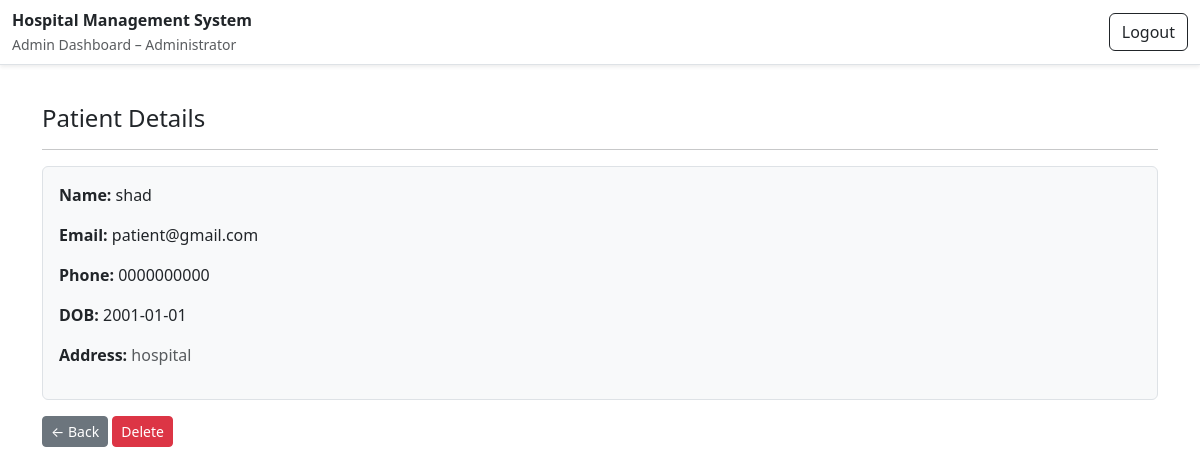
The app's page /admin/patient/1 (signed in) with its own data.
### database/model.py (models this page shows)
class Patient(db.Model):
  patient_id = db.Column(db.Integer, primary_key=True)
  full_name = db.Column(db.String(64), nullable = False)
  email = db.Column(db.String(254), nullable=False, unique=True)
  password = db.Column(db.String(256), nullable=False)
  phone_no = db.Column(db.String(15), nullable = False)
  dob = db.Column(db.Date, nullable=False)
  address = db.Column(db.Text, nullable=False)
  appointments = db.relationship('Appointment', backref='patient', lazy=True)

### controllers/admin.py (the view)
    @app.route("/admin/patient/<int:patient_id>")
    @admin_required
    def view_patient(patient_id):
        patient = Patient.query.get(patient_id)
        if not patient:
            flash("Patient not found.", "warning")
            return redirect(url_for("admin_role_tab", role="patients"))
        return render_template("admin/patient_detail.html", patient=patient)

### controllers/admin.py (called while the page is built)
def admin_required(view_func):
    @wraps(view_func)
    def wrapper(*args, **kwargs):
        if 'user_id' not in session:
            flash('Please log in first.')
            return redirect(url_for('login'))
        if session.get('role') != 'admin':
            flash('Access denied: Admins only.')
            return redirect(url_for('login'))
        return view_func(*args, **kwargs)
    return wrapper

### templates/admin/patient_detail.html (shortened to what this page needs)
{% extends "admin/admin_base.html" %}
{% block content %}
<div class="container mt-4">
  <h4>Patient Details</h4>
  <hr>
  {% if patient %}
    <div class="border rounded p-3 mb-3 bg-light">
      <p><strong>Name:</strong> {{ patient.full_name }}</p>
      <p><strong>Email:</strong> {{ patient.email }}</p>
      <p><strong>Phone:</strong> {{ patient.phone_no }}</p>
      {% if patient.dob %}
        <p><strong>DOB:</strong> {{ patient.dob }}</p>
      {% endif %}
      <p>
        <strong>Address:</strong>
        <span class="text-muted">{{ patient.address }}</span>
      </p>
    </div>
    <div class="mt-3">
      <a href="{{ url_for('admin_role_tab', role='patients') }}" class="btn btn-secondary btn-sm">← Back</a>
      <form method="post" action="{{ url_for('delete_patient', patient_id=patient.patient_id) }}"
            style="display:inline;" onsubmit="return confirm('Delete this patient?');">
        <button type="submit" class="btn btn-danger btn-sm">Delete</button>
      </form>
    </div>
  {% else %}
    <div class="alert alert-warning">Patient not found.</div>
  {% endif %}
</div>
{% endblock %}

### templates/admin/admin_base.html (style rules this page uses)
body { padding-top: 64px; }

### records on screen
Patient: full_name "shad", email "patient@gmail.com", phone_no "0000000000", dob "2001-01-01", address "hospital"
